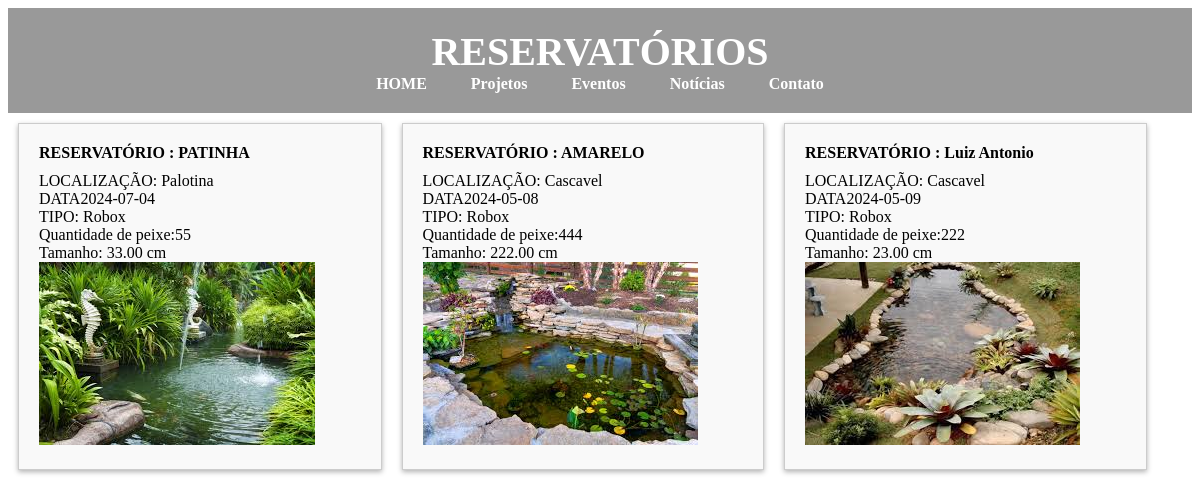
/imagemreser.php, run on the app's committed database.
### tables this page shows
CREATE TABLE `reservatorios` (
  `id` int(11) NOT NULL,
  `nome` varchar(100) NOT NULL,
  `localizacao` varchar(255) DEFAULT NULL,
  `data_coleta` date DEFAULT NULL,
  `especie_peixe` varchar(50) DEFAULT NULL,
  `quantidade_peixes` int(11) DEFAULT NULL,
  `tamanho_medio_peixes` decimal(5,2) DEFAULT NULL,
  `imagem` varchar(255) DEFAULT NULL
);

### imagemreser.php (the view, shortened to what this page needs)
<!DOCTYPE html>
<html lang="en">
<head>
    <link rel="stylesheet" href="imagemreser.css">
</head>
<body>
<body>
  <header>
    <h1>RESERVATÓRIOS</h1>
    <nav>
      <ul>
        <li><a href="index.html">HOME</a></li>
        <li><a href="#projetos">Projetos</a></li>
        <li><a href="#eventos">Eventos</a></li>
        <li><a href="#noticias">Notícias</a></li>
        <li><a href="#contato">Contato</a></li>
      </ul>
    </nav>
  </header>
</head>
<body>
<div class="certo">
<?php
include_once('config.php');
$sql = "SELECT nome, localizacao, data_coleta, especie_peixe, quantidade_peixes, tamanho_medio_peixes, imagem FROM reservatorios";
$result = $conn->query($sql);
if ($result->num_rows > 0) {
    while($row = $result->fetch_assoc()) {
      echo "<div class='card'>";
      echo "<div class='card-header'>RESERVATÓRIO : " . $row["nome"] . "</div>";
      echo "<div class='p'> LOCALIZAÇÃO:  " . $row["localizacao"]. "</div>";
      echo "<div class='p'> DATA" . $row["data_coleta"]. "</div>";
      echo "<div class='p'> TIPO: " . $row["especie_peixe"]. "</div>";
      echo "<div class='p'> Quantidade de peixe:" . $row["quantidade_peixes"]. "</div>";
      echo "<div class='p'> Tamanho: " . $row["tamanho_medio_peixes"]. " cm </div>";
      echo "<div class='p'> <img src='" . $row["imagem"] . "' alt='Imagem'><br>" . "</div>";
      echo "</div>";
    }
} else {
    echo "0 resultados";
}
?>
</div>
</body>

### imagemreser.css (style rules this page uses)
header { backdrop-filter: brightness(60%); color: #fff; padding: 20px 0; text-align: center; }
header h1 { margin: 0; font-size: 2.5em; }
nav ul { list-style: none; margin: 0; padding: 0; }
nav li { display: inline-block; margin: 0 20px; }
nav a { color: #fff; text-decoration: none; font-weight: bold; }

### imagemreser.php (style rules this page uses)
.card { border: 1px solid #ccc; padding: 20px; margin: 10px; background-color: #f9f9f9; box-shadow: 0 2px 5px rgba(0, 0, 0, 0.3); }
.card-header { font-weight: bold; margin-bottom: 10px; }
img { max-width: 100%; height: auto; margin-right: 10px; }
.certo { display: grid; grid-template-columns: auto auto auto auto; margin-inline: center; flex-wrap: wrap; }

### data on the page
reservatorios: nome "PATINHA", localizacao "Palotina", data_coleta "2024-07-04", especie_peixe "Robox", quantidade_peixes "55", tamanho_medio_peixes "33.00", imagem (picture)
reservatorios: nome "AMARELO", localizacao "Cascavel", data_coleta "2024-05-08", especie_peixe "Robox", quantidade_peixes "444", tamanho_medio_peixes "222.00", imagem (picture)
reservatorios: nome "Luiz Antonio", localizacao "Cascavel", data_coleta "2024-05-09", especie_peixe "Robox", quantidade_peixes "222", tamanho_medio_peixes "23.00", imagem (picture)
